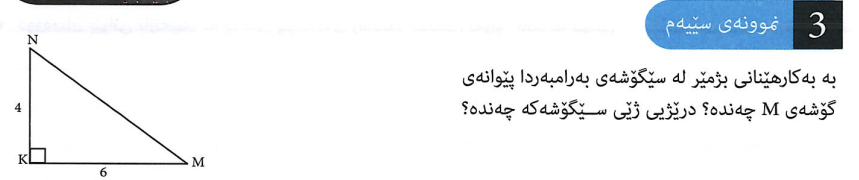
#> input picture bircari/assets/img/image21.png, 859 x 180 px
$ python figs.py
#> lines starting #> are read from the running program, lines starting #| are printed output that depends on the picture
# -*- coding: utf-8 -*-
"""Crop the diagrams out of images that also carry the old question text.

Several source pictures bundle a question banner above the triangle. The
prompt is re-typed in the booklet, so the banner is trimmed away rather
than printed twice in two different styles.
"""
import os
from PIL import Image

ROOT = os.path.dirname(os.path.dirname(os.path.abspath(__file__)))
SRC = os.path.join(ROOT, 'assets', 'img')
OUT = os.path.join(ROOT, 'build', 'fig')

# name -> (left, top, right, bottom) as fractions of the image
CROPS = {
    'image21.png': (0.00, 0.00, 0.22, 1.00),   # diagram at the far left
    'image104.png': (0.00, 0.22, 1.00, 1.00),  # banner across the top
    'image105.png': (0.00, 0.22, 1.00, 1.00),
}


def build():
    os.makedirs(OUT, exist_ok=True)
    made = {}
    for name, (l, t, r, b) in CROPS.items():
        p = os.path.join(SRC, name)
        if not os.path.exists(p):
            continue
        im = Image.open(p).convert('RGB')
#> im is the input picture: PIL image 859x180 RGB; mean R, G, B 236.6, 239.9, 242.8
        w, h = im.size
#> w = 859; h = 180
        box = (int(w * l), int(h * t), int(w * r), int(h * b))
#> box = (0, 0, 188, 180)
        out = os.path.join(OUT, name)
        im.crop(box).save(out)
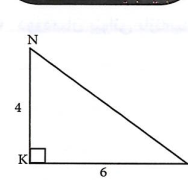
#> saved as image21.png: PIL image 188x180 RGB; mean R, G, B 242.6, 242.6, 242.8
        made[name] = out
#> pass 2 of the loop in build, `for name, (l, t, r, b) in CROPS.items():`:
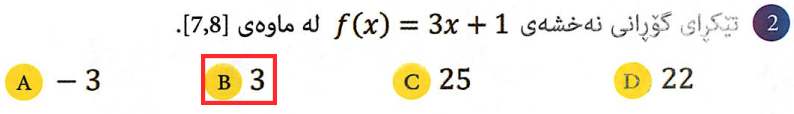
#> input picture bircari/assets/img/6/image104.png, 794 x 114 px, found by its file name
#> in build, im is the input picture: PIL image 794x114 RGB; mean R, G, B 243.6, 239.6, 232
#> in build, `im.crop(box).save(out)`:
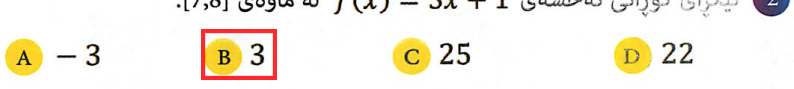
#> saved as image104.png: PIL image 794x89 RGB; mean R, G, B 245.2, 240.2, 230.1
#> pass 3 of the loop in build, `for name, (l, t, r, b) in CROPS.items():`:
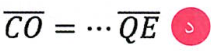
#> input picture bircari/assets/img/7/image105.png, 212 x 51 px, found by its file name
#> in build, im is the input picture: PIL image 212x51 RGB; mean R, G, B 232.8, 213.5, 217.7
#> in build, `im.crop(box).save(out)`:
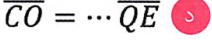
#> saved as image105.png: PIL image 212x40 RGB; mean R, G, B 227, 203.8, 208.8
    return made


def path(name):
    """The cropped copy when there is one, else the original."""
    c = os.path.join(OUT, name)
    if os.path.exists(c):
        return c
    p = os.path.join(SRC, name)
    return p if os.path.exists(p) else None


if __name__ == '__main__':
    print('cropped:', list(build()))
